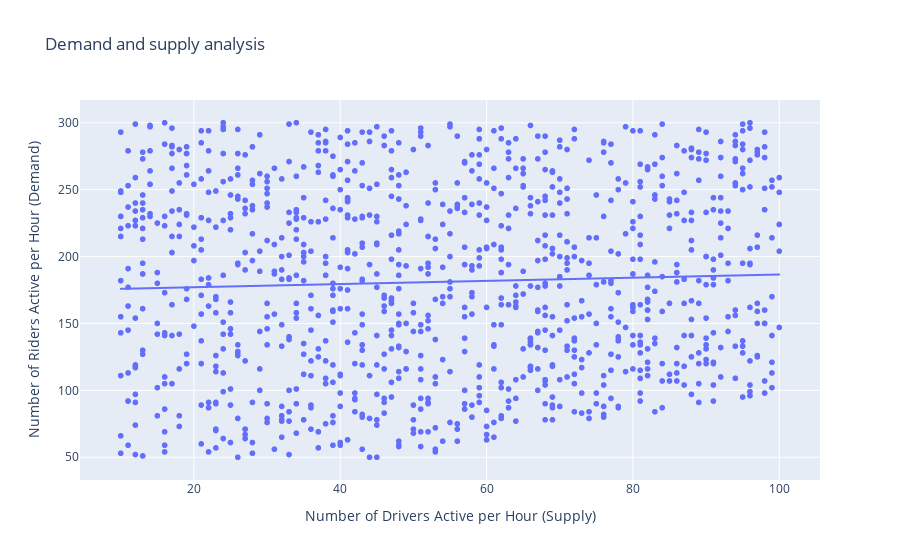

Notebook cell for this chart:
### Code cell
fig = px.scatter(data,x="Drivers Active Per Hour",y="Riders Active Per Hour",title="Demand and supply analysis", 
                trendline = "ols")
                    
fig.update_layout(xaxis_title="Number of Drivers Active per Hour (Supply)",
                     yaxis_title="Number of Riders Active per Hour (Demand)")
fig.show()

### Figure 1 — Plotly figure (JSON) as saved in the notebook; plotly's stock layout.template omitted (floating-point values rounded to 4 significant figures; data arrays with more than 128 entries replaced by an {"elided": "..."} marker saying what was removed)
{"data": [{"hovertemplate": "Drivers Active Per Hour=%{x}<br>Riders Active Per Hour=%{y}<extra></extra>", "legendgroup": "", "marker": {"color": "#636efa", "symbol": "circle"}, "mode": "markers", "name": "", "showlegend": false, "type": "scattergl", "x": {"elided": "1045 int values"}, "xaxis": "x", "y": {"elided": "1045 int values"}, "yaxis": "y"}, {"hovertemplate": "<b>OLS trendline</b><br>Riders Active Per Hour = 0.118923 * Drivers Active Per Hour + 174.682<br>R<sup>2</sup>=0.001911<br><br>Drivers Active Per Hour=%{x}<br>Riders Active Per Hour=%{y} <b>(trend)</b><extra></extra>", "legendgroup": "", "marker": {"color": "#636efa", "symbol": "circle"}, "mode": "lines", "name": "", "showlegend": false, "type": "scattergl", "x": {"elided": "1045 int values"}, "xaxis": "x", "y": {"elided": "1045 float values"}, "yaxis": "y"}], "layout": {"legend": {"tracegroupgap": 0}, "title": {"text": "Demand and supply analysis"}, "xaxis": {"anchor": "y", "domain": [0, 1], "title": {"text": "Number of Drivers Active per Hour (Supply)"}}, "yaxis": {"anchor": "x", "domain": [0, 1], "title": {"text": "Number of Riders Active per Hour (Demand)"}}}}
